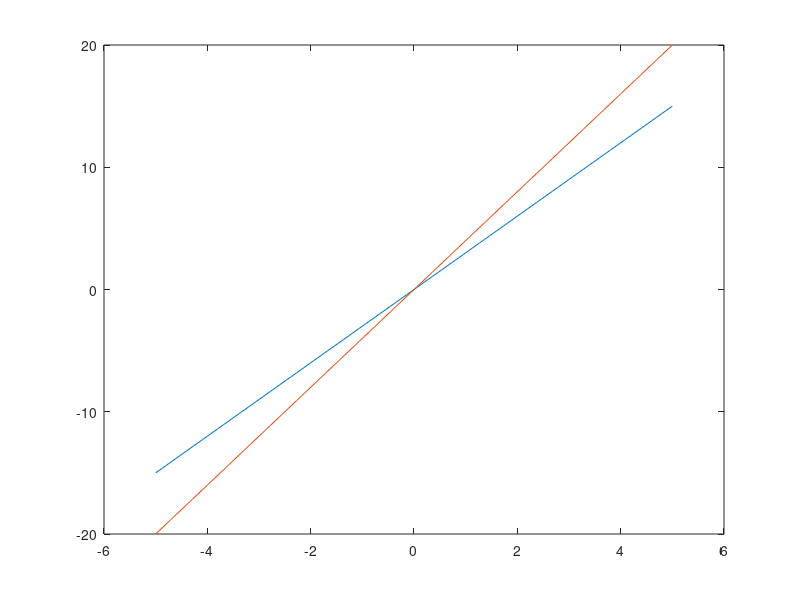

Write MATLAB code to recreate this figure. (Note: this script raises an error after producing the figure.)
%[30 points] submit MATLAB codes from the following.

%problem 1
q = (100:-1:1);

%problem 2
input = [8,8,8,8,8,8,8,8,8,8];
y = -3 * ones(10,10) + diag(input);
disp(y);

%problem 3
z = randi([10,20],5,3);
disp(z);

%problem 4
a = [rand(1,15) + 2 rand(1,5) - 1];
disp(a);

%problem 5
x2 = linspace(-5,5,100);
y1 = 3*x2;
plot(x2,y1);
hold on
y2 = 4*x2;
plot(x2,y2);

%problem 6
 run problem6.m 
%the file is being put in the same project

% problem 7
tot = 0;
for i = 1:15
    %tot = tot + i^3;
end
disp(tot)

%problem 8
for j = 1:999
    if j + j^2 + j^3 + j^4 == 88740
        disp(j)
        break
    end
end

%euler's method

%problem 1
%initial conditions
t0 = 0;
x0 = 0;
%parameters
v0 = 2;
dt = 0.001;
tf = 5;
% Initialize
t = t0:dt:tf;
x = zeros(size(t));
x(1) = x0;
% approximation
for i = 1:length(t)-1
    x(i+1) = x(i) + v0*(1 + x(i)^2)*dt;
end
plot(t, x)

%problem 2
%initial conditions
t0 = 0;
T0 = 20;
%parameters
Te = 25;
tau = 10;
tf = 30;
dt = 0.01;
% Initialize
t = t0:dt:tf;
T = zeros(size(t));
T(1) = T0;
% Euler's method
for i = 1:length(t)-1
    T(i+1) = T(i) + dt*(Te - T(i))/tau;
end
plot(t, T)


%ode45 PROBLEMS

%problem 1
%differential equation
f = @(t, x) v0*(1 + x^2);
% conditions
t0 = 0;
x0 = 0;
%parameters
v0 = 2;
tf = 10;
% ode function
[t, x] = ode45(f, [t0 tf], x0);
plot(t, x)
xlabel('Time')
ylabel('Position')
title('dx/dt = v0*(1 + x(t)^2)')

%problem 2
%differential equation
T1 = 15;
f = @(t, T) (T1 - T)/tau;
% initial conditions
t0 = 0;
T0 = 10;
% parameters
tau = 10;
tf = 10;
% ode45
[t, T] = ode45(f, [t0 tf], T0);
plot(t, T)











